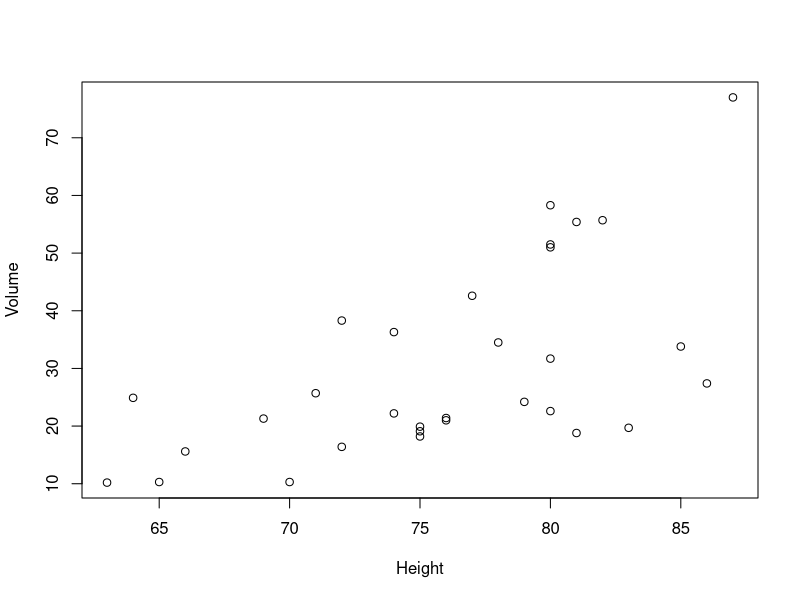
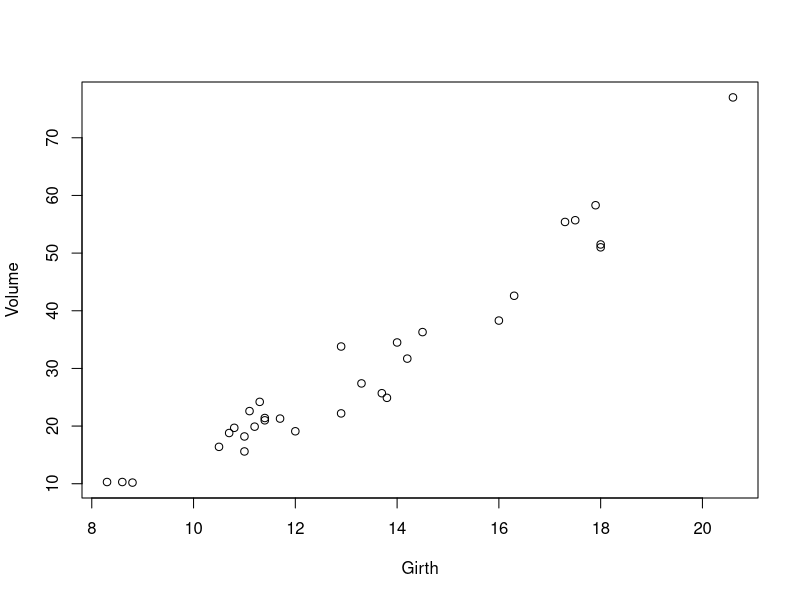
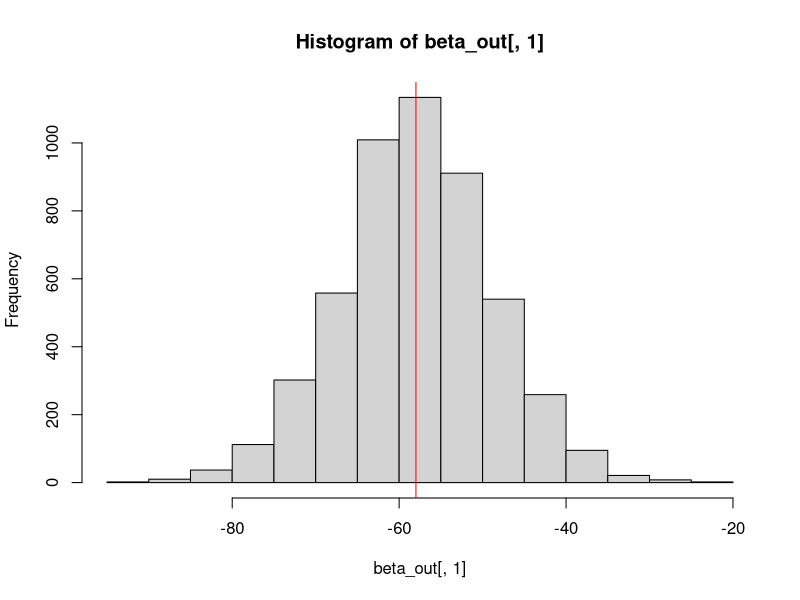
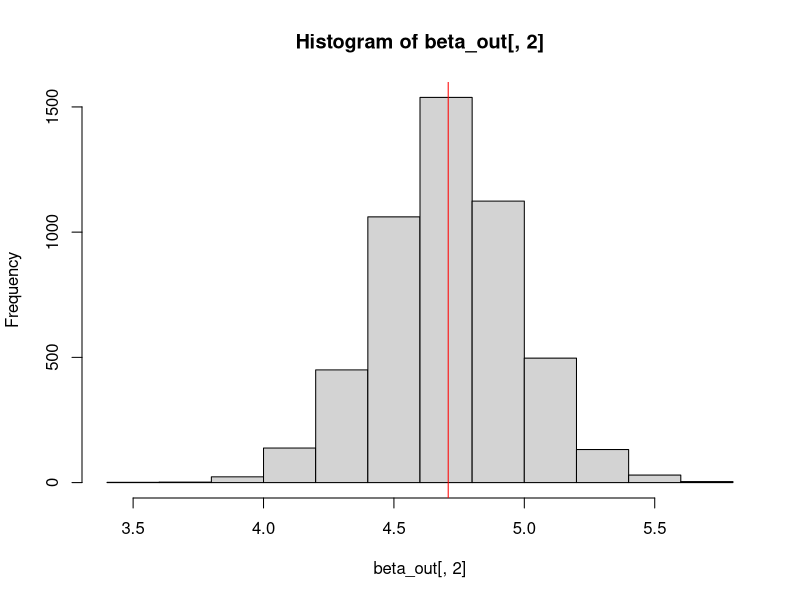
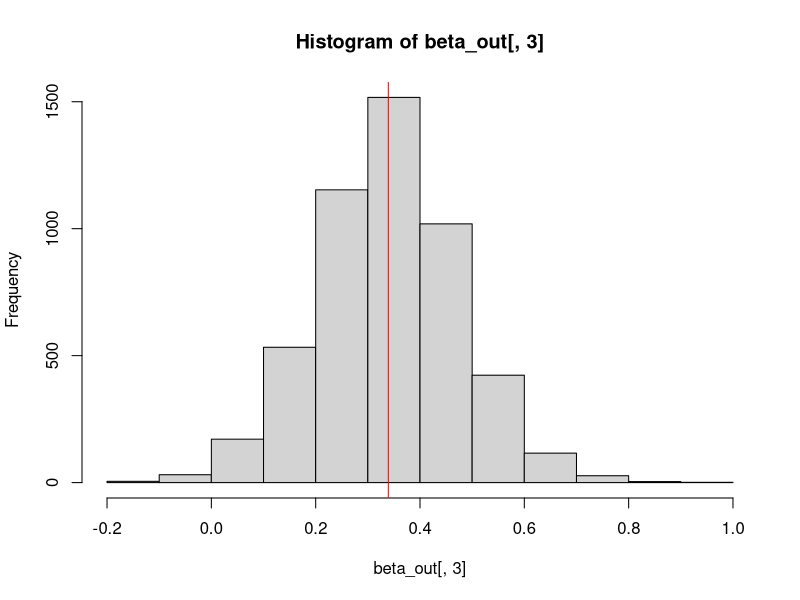

Write the R code that produced these figures, in order.
## ---- chunk 1
data(trees)
attach(trees)
library(MCMCpack)
## ---- chunk 2
plot(Height, Volume, data=trees)
plot(Girth, Volume, data=trees)
## ---- chunk 3
X = cbind(trees$Girth, trees$Height)
y = trees$Volume
n_obs = length(y)
## ---- chunk 4
X = cbind(rep(1, n_obs), X) # gonna include a constant
## ---- chunk 5
n_params = 3 # two covariates and a constant
## ---- chunk 6
XtX = t(X) %*% X
beta_hat = solve(XtX, t(X) %*% y) # compute this ahead of time cause we'll need it a lot
XtXi = solve(XtX)
## ---- chunk 7
beta = c(0,0,0) # starting value
sigma2 = 1 #starting value
## ---- chunk 8
n_iterations = 5000

beta_out = matrix(data=NA, nrow=n_iterations, ncol=n_params)
sigma_out = matrix(data = NA, nrow = n_iterations, ncol=1)
for (i in 1:n_iterations){
  beta = mvrnorm(n=1, beta_hat, sigma2 * XtXi) # Beta is N(XtXiXty, sigma^2XtXi)
  
  part = (y - X %*% beta)
  
  sigma2 = rinvgamma(1, n_obs/2, t(part) %*% part * .5 ) # sigma^2 is IG(n/2, ....)
  
  # save the results.
  beta_out[i,] = beta
  sigma_out[i,] = sigma2
}
## ---- chunk 9
linreg = lm(Volume ~ Girth + Height, data=trees)
## ---- chunk 10
hist(beta_out[,1])
abline(v=linreg$coefficients[1], col='red')
## ---- chunk 11
hist(beta_out[,2])
abline(v=linreg$coefficients[2], col='red')
## ---- chunk 12
hist(beta_out[,3])
abline(v=linreg$coefficients[3], col='red')
## ---- chunk 13
posterior_sds = apply(beta_out, 2, sd)
std_errs = sqrt(diag(vcov(linreg)))
print(cbind(posterior_sds, std_errs))
